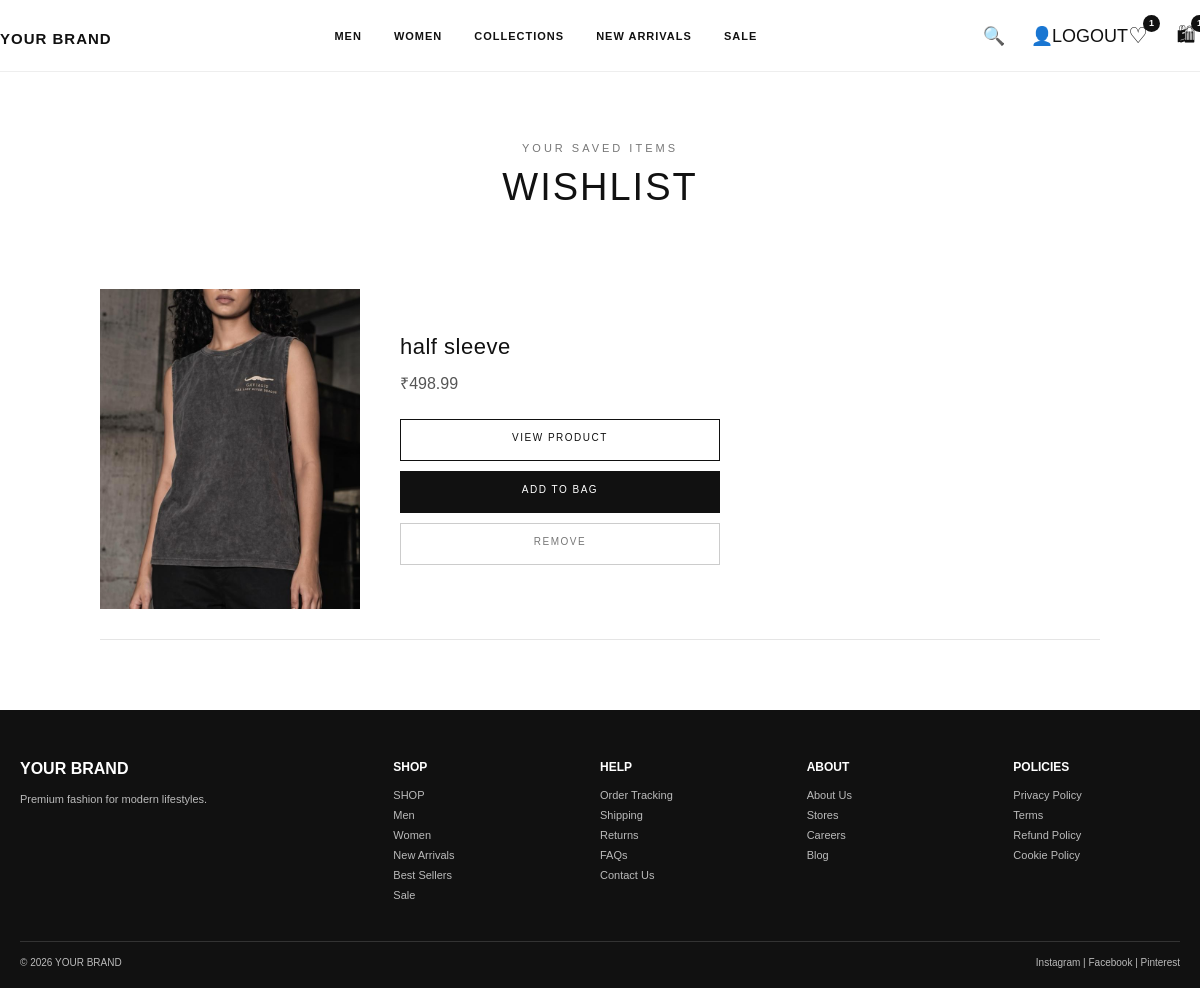
Screenshot of /wishlist/ (signed in) with the database file from the repository.
### store/models.py (models this page shows, shortened)
class WishlistItem(models.Model):
    user = models.ForeignKey(
        "auth.User",
        on_delete=models.CASCADE,
        null=True,
        blank=True,
    )
    product = models.ForeignKey(Product, on_delete=models.CASCADE)
    added_at = models.DateTimeField(auto_now_add=True)

class Product(models.Model):
    name = models.CharField(max_length=200)
    category = models.CharField(
        max_length=50,
        choices=[
            ("Men", "Men"),
            ("Women", "Women"),
            ("Collections", "Collections"),
            ("Sale", "Sale"),
       ],
       default="Men",
    )
    price = models.DecimalField(max_digits=10, decimal_places=2)
    description = models.TextField(blank=True)
    image = models.ImageField(upload_to="products/", blank=True, null=True)
    created_at = models.DateTimeField(auto_now_add=True)

### store/views.py (the view)
# urls.py: path("wishlist/", wishlist, name="wishlist"),
def wishlist(request):
    if not request.user.is_authenticated:
        return redirect("login")
    wishlist_items = WishlistItem.objects.filter(
        user=request.user
    ).order_by("-added_at")
    return render(
        request,
        "store/wishlist.html",
        {
            "wishlist_items": wishlist_items,
        },
    )

### store/context_processors.py (called while the page is built)
def cart_wishlist_counts(request):
    if request.user.is_authenticated:
        cart_count = sum(
            item.quantity
            for item in CartItem.objects.filter(user=request.user)
        )
        wishlist_count = WishlistItem.objects.filter(
            user=request.user
        ).count()
    else:
        cart_count = 0
        wishlist_count = 0
    return {
        "cart_count": cart_count,
        "wishlist_count": wishlist_count,
    }

### templates/store/wishlist.html (shortened to what this page needs)
{% extends "base.html" %}
{% block content %}
<main class="wishlist-page">
    <section class="wishlist-header">
        <p>YOUR SAVED ITEMS</p>
        <h1>WISHLIST</h1>
    </section>
    <section class="wishlist-container">
        {% for item in wishlist_items %}
            <div class="wishlist-item">
                <div class="wishlist-item-image">
                    {% if item.product.image %}
                        <img
                            src="{{ item.product.image.url }}"
                            alt="{{ item.product.name }}"
                        >
                    {% else %}
                        <div class="no-image">
                            NO IMAGE
                        </div>
                    {% endif %}
                </div>
                <div class="wishlist-item-info">
                    <h2>
                        {{ item.product.name }}
                    </h2>
                    <p>
                        ₹{{ item.product.price }}
                    </p>
                    <div class="wishlist-actions">
    <div class="wishlist-action">
        <a
            href="{% url 'product_detail' item.product.id %}"
            class="wishlist-view-button"
        >
            VIEW PRODUCT
        </a>
    </div>
    <div class="wishlist-action">
        <a
            href="{% url 'wishlist_add_to_cart' item.id %}"
            class="wishlist-add-bag-button"
        >
            ADD TO BAG
        </a>
    </div>
    <div class="wishlist-action">
        <a
            href="{% url 'remove_from_wishlist' item.id %}"
            class="wishlist-remove-button"
        >
            REMOVE
        </a>
    </div>
</div>
                </div>
            </div>
        {% endfor %}
    </section>
</main>
{% endblock %}

### static/css/style.css (style rules this page uses)
* { margin: 0; padding: 0; box-sizing: border-box; }
body { font-family: Arial, Helvetica, sans-serif; color: #111; background: #fff; }
a { text-decoration: none; color: inherit; }
.wishlist-page { padding: 70px 5%; background: #fff; }
.wishlist-header { text-align: center; margin-bottom: 50px; }
.wishlist-header p { font-size: 11px; letter-spacing: 3px; color: #777; margin-bottom: 12px; }
.wishlist-header h1 { font-size: 38px; font-weight: 500; letter-spacing: 2px; margin: 0; }
.wishlist-container { max-width: 1000px; margin: 0 auto; }
.wishlist-item { display: grid; grid-template-columns: 260px 1fr; gap: 40px; padding: 30px 0; border-bottom: 1px solid #e5e5e5; }
.wishlist-item-image { width: 260px; height: 320px; background: #f5f5f5; overflow: hidden; }
.wishlist-item-image img { width: 100%; height: 100%; object-fit: cover; display: block; }
.wishlist-item-info { display: flex; flex-direction: column; justify-content: center; min-width: 0; }
.wishlist-item-info h2 { font-size: 22px; font-weight: 500; margin: 0 0 12px; letter-spacing: 0.5px; }
.wishlist-item-info > p { font-size: 16px; color: #555; margin: 0 0 5px; }
.wishlist-actions { display: flex !important; flex-direction: column !important; align-items: stretch !important; width: 100% !important; max-width: 320px !important; margin-top: 20px !important; gap: 10px !important; }
.wishlist-action { display: block !important; width: 100% !important; margin: 0 !important; padding: 0 !important; }
.wishlist-action a { display: block !important; width: 100% !important; min-height: 42px; padding: 12px 18px !important; margin: 0 !important; box-sizing: border-box !important; text-decoration: none !important; text-align: center !important; font-family: inherit; font-size: 10px; font-weight: 400; letter-spacing: 1.5px; cursor: pointer; transition: all 0.2s ease; }
.wishlist-view-button { background: #fff !important; color: #111 !important; border: 1px solid #111 !important; }
.wishlist-add-bag-button { display: block !important; width: 100% !important; background: #111 !important; color: #fff !important; border: 1px solid #111 !important; padding: 12px 18px !important; margin: 0 !important; box-sizing: border-box !important; text-decoration: none !important; text-align: center !important; font-size: 10px !important; letter-spacing: 1.5px !important; cursor: pointer !important; transition: all 0.2s ease !important; }
.wishlist-remove-button { background: #fff !important; color: #777 !important; border: 1px solid #ccc !important; }

### rows the page displays
WishlistItem: product.image (picture), product.name "half sleeve", product.price "498.99"

### other values shown
{{ wishlist_count }} "1"
